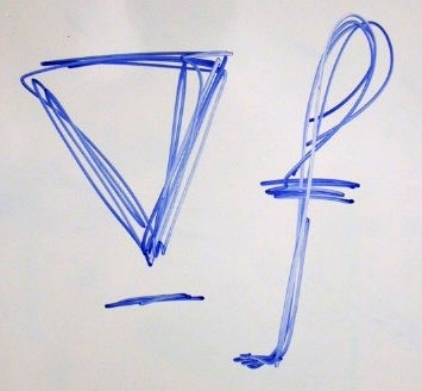
#> input picture 4. 泊松图像编辑/src.jpg, 422 x 391 px
$ jupyter execute --allow-errors final.ipynb   (shell and % lines are left out)   (older library calls are emulated)
#> lines starting #> are read from the running program, lines starting #| are printed output that depends on the picture
### 4. 泊松图像编辑/mark_out_area.py
# -*- coding: utf-8 -*-
# @Time    : 2023/1/5 12:07
# @Author  : hp
# @Email   : bingzhenli@hotmail.com
# @File    : draw_polygon.py
# @Project : parttime-exps


import cv2

import numpy as np
import joblib
import matplotlib.pyplot as plt


# [20 lines left out: function _callback, not called in this run]


def draw_polygon(img_pth, pkl_pth, is_save_mask=False):
    global img, pts
    pts = []
    if isinstance(img_pth, str):
        img = cv2.imread(img_pth)
    else:
        img = img_pth

    cv2.namedWindow('create_polygon')
    cv2.setMouseCallback('create_polygon', _callback)

    print("[USAGES]: \n"
          " 1) LEFT CLICK mouse  -> select point\n"
          " 2) RIGHT CLICK mouse -> detect last point\n"
          " 3) press 'p'         -> plot polygon and show, and save points into 'points.pkl' file\n"
          " 5) press 'ESC'       -> exist")

    while True:
        key = cv2.waitKey(1) & 0xFF
        if key == 27:
            break

        if key == ord("p"):
            mask = np.zeros(img.shape, np.uint8)
            points = np.array(pts, np.int32)
            points = points.reshape((-1, 1, 2))

            mask = cv2.polylines(mask, [points], True, (255, 255, 255), 2)
            mask2 = cv2.fillPoly(mask.copy(), [points], (255, 255, 255))
            if is_save_mask:
                cv2.imwrite("mask.jpg", mask2)
            mask3 = cv2.fillPoly(mask.copy(), [points], (0, 255, 0))

            show_image = cv2.addWeighted(src1=img, alpha=0.8, src2=mask3, beta=0.2, gamma=0)
            polygon = cv2.bitwise_and(mask2, img)

            plt.figure(figsize=(10, 10))
            plt.subplot(1, 3, 1)
            if len(img2.shape) == 3:
                plt.imshow(cv2.merge(cv2.split(img2)[::-1])); plt.title("polygon points")
            else:
                plt.imshow(img2, cmap=plt.cm.gray); plt.title("polygon points")

            plt.subplot(1, 3, 2)
            if len(mask2.shape) == 3:
                plt.imshow(cv2.merge(cv2.split(mask2)[::-1])); plt.title("mask")
            else:
                plt.imshow(mask2, cmap=plt.cm.gray); plt.title("mask")

            plt.subplot(1, 3, 3)
            if len(show_image.shape) == 3:
                plt.imshow(cv2.merge(cv2.split(show_image)[::-1])); plt.title("image with mask")
            else:
                plt.imshow(show_image, cmap=plt.cm.gray); plt.title("image with mask")
            # plt.subplot(2, 2, 4)
            # plt.imshow(polygon); plt.title("bitwise_and")
            plt.show()

            joblib.dump(value=pts, filename=pkl_pth)
            print("[INFO] polygon points coordinates had been saved in 'points.pkl' ... ")
            break

    cv2.destroyAllWindows()


# [2 lines that do not run on import are left out]

### 4. 泊松图像编辑/final.ipynb
[cell 1]
import cv2
import pickle
import numpy as np

import scipy.sparse
from scipy.sparse.linalg import spsolve

import matplotlib.pyplot as plt
from matplotlib.path import Path
import matplotlib.patches as patches

from mark_out_area import draw_polygon

# 1. Select a grayscale image

[cell 2]
# read src image and convert color space to shades of gray
src_img = cv2.imread("src.jpg")
#> src_img is the input picture: shape (391, 422, 3); mean B, G, R 217.3, 208.9, 210
dst_img = cv2.imread("dst.jpg")
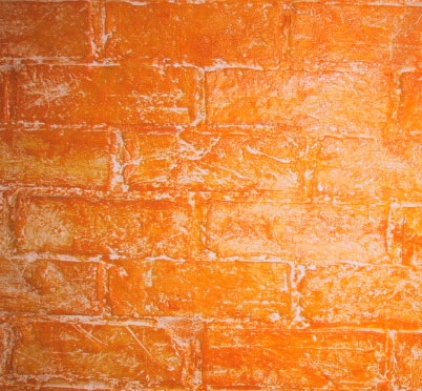
#> input picture 4. 泊松图像编辑/dst.jpg, 422 x 391 px
#> dst_img is the input picture: shape (391, 422, 3); mean B, G, R 62.4, 135, 229.8

h, w = src_img.shape[:2]
#> h = 391; w = 422
dst_img = cv2.resize(dst_img, (w, h))

src_img_gray = cv2.cvtColor(src_img, cv2.COLOR_BGR2GRAY)
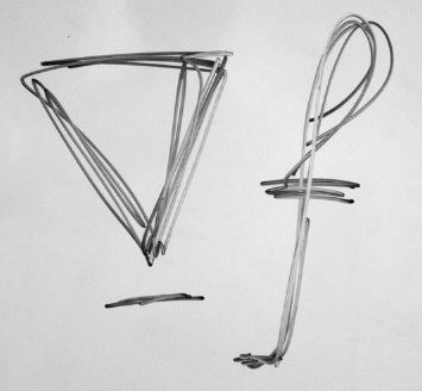
#> src_img_gray: shape (391, 422); min 8, max 246, mean 210.2
dst_img_gray = cv2.cvtColor(dst_img, cv2.COLOR_BGR2GRAY)
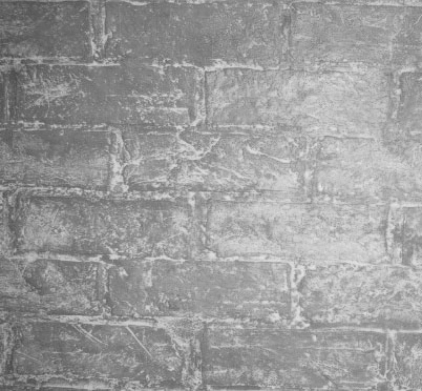
#> dst_img_gray: shape (391, 422); min 76, max 232, mean 155.1

plt.figure(figsize=(10, 20))
plt.subplot(1,2,1)
plt.imshow(src_img_gray, cmap=plt.cm.gray)
plt.subplot(1,2,2)
plt.imshow(dst_img_gray, cmap=plt.cm.gray)
plt.show()
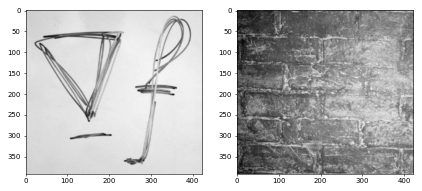
#> figure drawn by matplotlib, 2 panels

## 1.1. Mark out a region R using a polygon (you can use functions like matplotlib.path and cv2.fillpolly) (5 points)
create polygon on grayscale, and saved points to 'points.pkl'

[cell 3]
draw_polygon(src_img_gray, "points.pkl")
#> (key Esc is pressed here)

## 1.2. Remove the selected region and fill it in using Equation (2) in the paper
since we have <br>
* $\frac{\partial^2{\mathbf{f}}}{\partial{x^2}} = \mathbf{f}(x+1, y) + \mathbf{f}(x-1, y) - 2\mathbf{f}(x,y)$<br>
* $\frac{\partial^2{\mathbf{f}}}{\partial{y^2}} = \mathbf{f}(x, y+1) + \mathbf{f}(x, y-1) - 2\mathbf{f}(x,y)$<br>
* Laplace equation with Dirichlet boundary conditions: $\Delta{f}=\frac{\partial^2{\mathbf{f}}}{\partial{x^2}} + \frac{\partial^2{\mathbf{f}}}{\partial{y^2}}= 0$ over $\Omega$ with $\left. \mathbf{f}\right| _{\partial{\Omega}}=\left. \mathbf{f^*}\right|_{\partial{\Omega}}$<br>

so we have to solve equation <br>
$\Delta{f} = \mathbf{f}(x+1, y) + \mathbf{f}(x-1, y) + \mathbf{f}(x, y+1) + \mathbf{f}(x, y-1) - 4\mathbf{f}(x,y)=0\tag{1}$<br>

and it also means the convolution operation on image by using laplacian kernel, which is<br>
$$
\left[
\begin{matrix}
0 & 1 & 0 \\
1 & -4 & 1 \\
0 & 1 & 0
\end{matrix} \right]\tag{2}
$$

#> (a cell that did not finish here is left out)

[cell 5]
K = np.array([[0., 1., 0.],[1., -4., 1.], [0., 1., 0.]])
#> (the rest of this cell did not finish here and is left out)

[cell 6]
# create method as same as process implemented above
def fillin_with_eq2(src, pkl_pth):
    # read points
    points = np.array(pickle.load(open(pkl_pth, "rb")),
                      np.int32).reshape((-1, 1, 2))

    # fill 0 value inside the region surrounded by points read above
    src_removed_region = cv2.fillPoly(src.copy(), [points], (0, 0, 0))

    # laplacian kernel
    K = np.array([[0., 1., 0.],[1., -4., 1.], [0., 1., 0.]])

    src_removed_region_copy = src_removed_region.copy()
    for i in range(1, h-1):
        for j in range(1, w-1):
            # change pixel value inside the OMEGA region by convolution using laplacian kernel
            if src_removed_region[i,j] == 0:
                src_removed_region_copy[i,j] = np.sum(K * src[i-1:i+2, j-1:j+2], dtype=np.float)

    src_removed_region_copy = np.clip(src_removed_region_copy, 0, 255).astype(np.uint8)

    return src_removed_region_copy

#> (a cell that did not finish here is left out)

## 1.3. Test the method in smooth regions and also in regions with edges (high-frequency) (5 points)

[cell 8]
# create a blurred image by using cv2.blur function and show
src_img_blur_gray = cv2.blur(src_img_gray, (7,7))
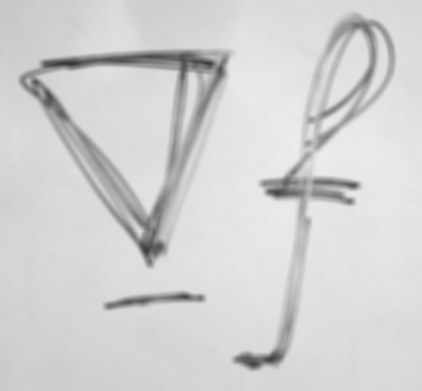
#> src_img_blur_gray: shape (391, 422); min 54, max 236, mean 210.2

plt.figure(figsize=(10, 20))
plt.subplot(1,2,1)
plt.imshow(src_img_gray, cmap=plt.cm.gray)
plt.subplot(1,2,2)
plt.imshow(src_img_blur_gray, cmap=plt.cm.gray)
plt.show()

[cell 9]
# create mask on smooth region
draw_polygon(src_img_blur_gray, "points_smooth_region.pkl")
#> (key Enter is pressed here)

#> (a cell that did not finish here is left out)

plt.imshow(res, cmap=plt.cm.gray)
plt.title("fill smooth region with paper equation (2)")
plt.show()

[cell 11]
# create mask in edge region
draw_polygon(src_img_gray, "points_edge_region.pkl")
